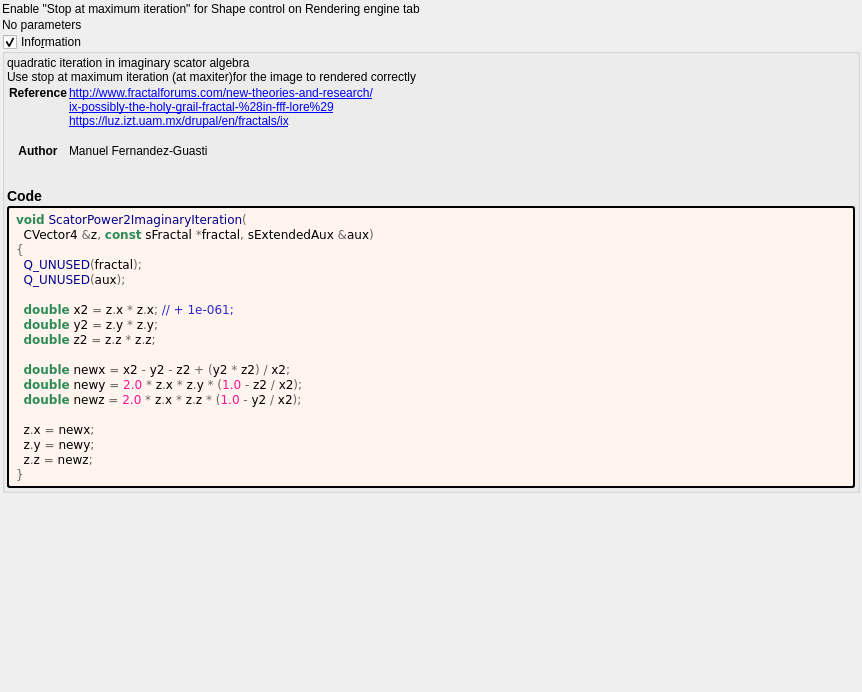
<?xml version="1.0" encoding="UTF-8"?>
<ui version="4.0">
 <class>scator_power2_imaginary</class>
 <widget class="QWidget" name="Form">
  <property name="geometry">
   <rect>
    <x>0</x>
    <y>0</y>
    <width>862</width>
    <height>692</height>
   </rect>
  </property>
  <property name="windowTitle">
   <string notr="true">scator_power2_imaginary</string>
  </property>
  <layout class="QVBoxLayout" name="verticalLayout">
   <property name="spacing">
    <number>2</number>
   </property>
   <property name="leftMargin">
    <number>2</number>
   </property>
   <property name="topMargin">
    <number>2</number>
   </property>
   <property name="rightMargin">
    <number>2</number>
   </property>
   <property name="bottomMargin">
    <number>2</number>
   </property>
   <item>
    <widget class="QLabel" name="label_2">
     <property name="text">
      <string>Enable &quot;Stop at maximum iteration&quot; for Shape control on Rendering engine tab</string>
     </property>
    </widget>
   </item>
   <item>
    <widget class="QLabel" name="label">
     <property name="text">
      <string>No parameters</string>
     </property>
    </widget>
   </item>
   <item>
    <widget class="MyGroupBox" name="groupCheck_info">
     <property name="title">
      <string>Info&amp;rmation</string>
     </property>
     <property name="flat">
      <bool>false</bool>
     </property>
     <property name="checkable">
      <bool>true</bool>
     </property>
     <layout class="QVBoxLayout" name="verticalLayout_2">
      <property name="spacing">
       <number>2</number>
      </property>
      <property name="leftMargin">
       <number>2</number>
      </property>
      <property name="topMargin">
       <number>2</number>
      </property>
      <property name="rightMargin">
       <number>2</number>
      </property>
      <property name="bottomMargin">
       <number>2</number>
      </property>
      <item>
       <widget class="QLabel" name="label_information_general">
        <property name="text">
         <string notr="true">&lt;p&gt;quadratic iteration in imaginary scator algebra&lt;br&gt;Use stop at maximum iteration (at maxiter)for the image to rendered correctly&lt;/p&gt;&lt;table&gt;
&lt;tr&gt;&lt;th&gt;Reference&lt;/th&gt;&lt;td&gt;&lt;a href=&quot;http://www.fractalforums.com/new-theories-and-research/&quot;&gt;http://www.fractalforums.com/new-theories-and-research/&lt;br&gt;
&lt;a href=&quot;ix-possibly-the-holy-grail-fractal-%28in-fff-lore%29&quot;&gt;ix-possibly-the-holy-grail-fractal-%28in-fff-lore%29&lt;br&gt;
&lt;a href=&quot;https://luz.izt.uam.mx/drupal/en/fractals/ix&quot;&gt;https://luz.izt.uam.mx/drupal/en/fractals/ix&lt;br&gt;
&lt;/td&gt;&lt;/tr&gt;
&lt;tr&gt;&lt;th&gt;Author&lt;/th&gt;&lt;td&gt;Manuel Fernandez-Guasti&lt;br&gt;
&lt;/td&gt;&lt;/tr&gt;
&lt;/table&gt;
&lt;h3&gt;Code&lt;/h3&gt;</string>
        </property>
        <property name="wordWrap">
         <bool>true</bool>
        </property>
        <property name="openExternalLinks">
         <bool>true</bool>
        </property>
        <property name="textInteractionFlags">
         <set>Qt::LinksAccessibleByMouse|Qt::TextSelectableByMouse</set>
        </property>
       </widget>
      </item>
      <item>
       <widget class="QLabel" name="label_code_content">
        <property name="styleSheet">
         <string notr="true">border-style: outset; border-width: 2px; border-radius: 3px; border-color: black; background-color: #fff5ee; padding: 4px;</string>
        </property>
        <property name="text">
         <string notr="true">&lt;body style=&quot;background-color:#fff5ee&quot;&gt;
&lt;pre style=&quot;color:#000000; background-color:#fff5ee;  font-family:&#039;Courier New&#039;,monospace;white-space: pre-wrap;&quot;&gt;&lt;span style=&quot;color:#2e8b57; font-weight:bold&quot;&gt;void&lt;/span&gt; &lt;span style=&quot;color:#00008f&quot;&gt;ScatorPower2ImaginaryIteration&lt;/span&gt;&lt;span style=&quot;color:#676767&quot;&gt;(&lt;/span&gt;
  CVector4 &lt;span style=&quot;color:#676767&quot;&gt;&amp;amp;&lt;/span&gt;z&lt;span style=&quot;color:#676767&quot;&gt;,&lt;/span&gt; &lt;span style=&quot;color:#2e8b57; font-weight:bold&quot;&gt;const&lt;/span&gt; sFractal &lt;span style=&quot;color:#676767&quot;&gt;*&lt;/span&gt;fractal&lt;span style=&quot;color:#676767&quot;&gt;,&lt;/span&gt; sExtendedAux &lt;span style=&quot;color:#676767&quot;&gt;&amp;amp;&lt;/span&gt;aux&lt;span style=&quot;color:#676767&quot;&gt;)&lt;/span&gt;
&lt;span style=&quot;color:#676767&quot;&gt;{&lt;/span&gt;
  &lt;span style=&quot;color:#00008f&quot;&gt;Q_UNUSED&lt;/span&gt;&lt;span style=&quot;color:#676767&quot;&gt;(&lt;/span&gt;fractal&lt;span style=&quot;color:#676767&quot;&gt;);&lt;/span&gt;
  &lt;span style=&quot;color:#00008f&quot;&gt;Q_UNUSED&lt;/span&gt;&lt;span style=&quot;color:#676767&quot;&gt;(&lt;/span&gt;aux&lt;span style=&quot;color:#676767&quot;&gt;);&lt;/span&gt;

  &lt;span style=&quot;color:#2e8b57; font-weight:bold&quot;&gt;double&lt;/span&gt; x2 &lt;span style=&quot;color:#676767&quot;&gt;=&lt;/span&gt; z&lt;span style=&quot;color:#676767&quot;&gt;.&lt;/span&gt;x &lt;span style=&quot;color:#676767&quot;&gt;*&lt;/span&gt; z&lt;span style=&quot;color:#676767&quot;&gt;.&lt;/span&gt;x&lt;span style=&quot;color:#676767&quot;&gt;;&lt;/span&gt; &lt;span style=&quot;color:#2929cc&quot;&gt;// + 1e-061;&lt;/span&gt;
  &lt;span style=&quot;color:#2e8b57; font-weight:bold&quot;&gt;double&lt;/span&gt; y2 &lt;span style=&quot;color:#676767&quot;&gt;=&lt;/span&gt; z&lt;span style=&quot;color:#676767&quot;&gt;.&lt;/span&gt;y &lt;span style=&quot;color:#676767&quot;&gt;*&lt;/span&gt; z&lt;span style=&quot;color:#676767&quot;&gt;.&lt;/span&gt;y&lt;span style=&quot;color:#676767&quot;&gt;;&lt;/span&gt;
  &lt;span style=&quot;color:#2e8b57; font-weight:bold&quot;&gt;double&lt;/span&gt; z2 &lt;span style=&quot;color:#676767&quot;&gt;=&lt;/span&gt; z&lt;span style=&quot;color:#676767&quot;&gt;.&lt;/span&gt;z &lt;span style=&quot;color:#676767&quot;&gt;*&lt;/span&gt; z&lt;span style=&quot;color:#676767&quot;&gt;.&lt;/span&gt;z&lt;span style=&quot;color:#676767&quot;&gt;;&lt;/span&gt;

  &lt;span style=&quot;color:#2e8b57; font-weight:bold&quot;&gt;double&lt;/span&gt; newx &lt;span style=&quot;color:#676767&quot;&gt;=&lt;/span&gt; x2 &lt;span style=&quot;color:#676767&quot;&gt;-&lt;/span&gt; y2 &lt;span style=&quot;color:#676767&quot;&gt;-&lt;/span&gt; z2 &lt;span style=&quot;color:#676767&quot;&gt;+ (&lt;/span&gt;y2 &lt;span style=&quot;color:#676767&quot;&gt;*&lt;/span&gt; z2&lt;span style=&quot;color:#676767&quot;&gt;) /&lt;/span&gt; x2&lt;span style=&quot;color:#676767&quot;&gt;;&lt;/span&gt;
  &lt;span style=&quot;color:#2e8b57; font-weight:bold&quot;&gt;double&lt;/span&gt; newy &lt;span style=&quot;color:#676767&quot;&gt;=&lt;/span&gt; &lt;span style=&quot;color:#ff1493&quot;&gt;2.0&lt;/span&gt; &lt;span style=&quot;color:#676767&quot;&gt;*&lt;/span&gt; z&lt;span style=&quot;color:#676767&quot;&gt;.&lt;/span&gt;x &lt;span style=&quot;color:#676767&quot;&gt;*&lt;/span&gt; z&lt;span style=&quot;color:#676767&quot;&gt;.&lt;/span&gt;y &lt;span style=&quot;color:#676767&quot;&gt;* (&lt;/span&gt;&lt;span style=&quot;color:#ff1493&quot;&gt;1.0&lt;/span&gt; &lt;span style=&quot;color:#676767&quot;&gt;-&lt;/span&gt; z2 &lt;span style=&quot;color:#676767&quot;&gt;/&lt;/span&gt; x2&lt;span style=&quot;color:#676767&quot;&gt;);&lt;/span&gt;
  &lt;span style=&quot;color:#2e8b57; font-weight:bold&quot;&gt;double&lt;/span&gt; newz &lt;span style=&quot;color:#676767&quot;&gt;=&lt;/span&gt; &lt;span style=&quot;color:#ff1493&quot;&gt;2.0&lt;/span&gt; &lt;span style=&quot;color:#676767&quot;&gt;*&lt;/span&gt; z&lt;span style=&quot;color:#676767&quot;&gt;.&lt;/span&gt;x &lt;span style=&quot;color:#676767&quot;&gt;*&lt;/span&gt; z&lt;span style=&quot;color:#676767&quot;&gt;.&lt;/span&gt;z &lt;span style=&quot;color:#676767&quot;&gt;* (&lt;/span&gt;&lt;span style=&quot;color:#ff1493&quot;&gt;1.0&lt;/span&gt; &lt;span style=&quot;color:#676767&quot;&gt;-&lt;/span&gt; y2 &lt;span style=&quot;color:#676767&quot;&gt;/&lt;/span&gt; x2&lt;span style=&quot;color:#676767&quot;&gt;);&lt;/span&gt;

  z&lt;span style=&quot;color:#676767&quot;&gt;.&lt;/span&gt;x &lt;span style=&quot;color:#676767&quot;&gt;=&lt;/span&gt; newx&lt;span style=&quot;color:#676767&quot;&gt;;&lt;/span&gt;
  z&lt;span style=&quot;color:#676767&quot;&gt;.&lt;/span&gt;y &lt;span style=&quot;color:#676767&quot;&gt;=&lt;/span&gt; newy&lt;span style=&quot;color:#676767&quot;&gt;;&lt;/span&gt;
  z&lt;span style=&quot;color:#676767&quot;&gt;.&lt;/span&gt;z &lt;span style=&quot;color:#676767&quot;&gt;=&lt;/span&gt; newz&lt;span style=&quot;color:#676767&quot;&gt;;&lt;/span&gt;
&lt;span style=&quot;color:#676767&quot;&gt;}&lt;/span&gt;
&lt;/pre&gt;
&lt;/body&gt;</string>
        </property>
        <property name="wordWrap">
         <bool>true</bool>
        </property>
        <property name="openExternalLinks">
         <bool>true</bool>
        </property>
        <property name="textInteractionFlags">
         <set>Qt::LinksAccessibleByMouse|Qt::TextSelectableByMouse</set>
        </property>
       </widget>
      </item>
     </layout>
    </widget>
   </item>
   <item>
    <spacer name="verticalSpacer">
     <property name="orientation">
      <enum>Qt::Vertical</enum>
     </property>
     <property name="sizeHint" stdset="0">
      <size>
       <width>20</width>
       <height>40</height>
      </size>
     </property>
    </spacer>
   </item>
  </layout>
 </widget>
 <customwidgets>
  <customwidget>
   <class>MyGroupBox</class>
   <extends>QGroupBox</extends>
   <header>my_group_box.h</header>
   <container>1</container>
  </customwidget>
 </customwidgets>
 <tabstops>
  <tabstop>groupCheck_info</tabstop>
 </tabstops>
 <resources/>
 <connections/>
</ui>
